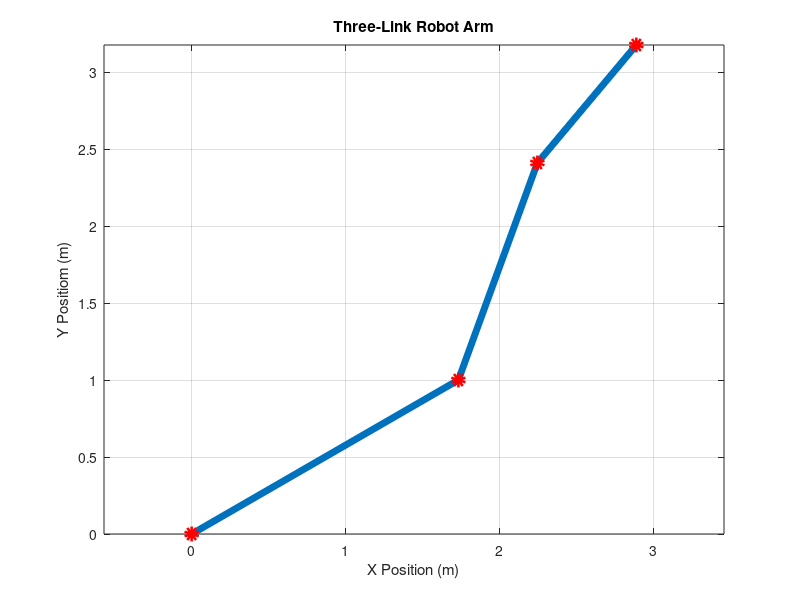
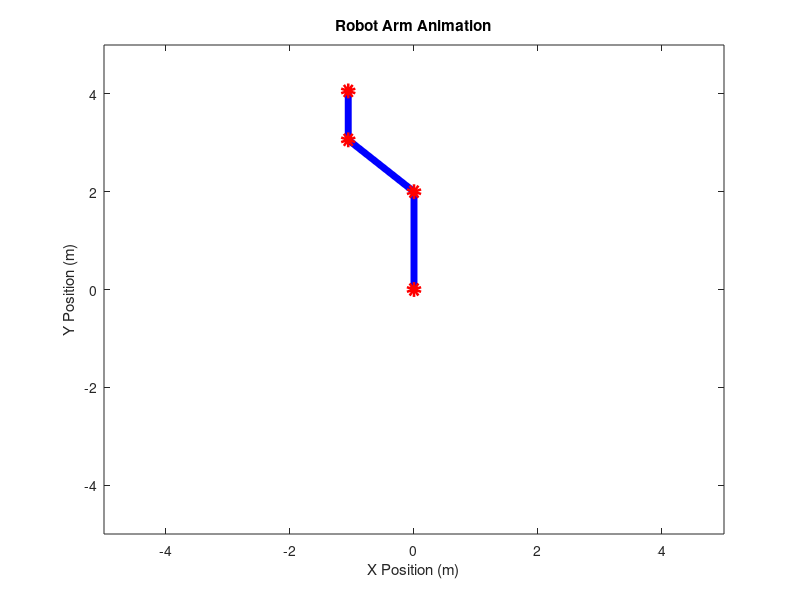

Write the MATLAB code that produced these figures, in order.
clc;
clear;
close all;

%%1. Robot Link Lengths (meters)

L1 = 2;
L2 = 1.5;
L3 = 1;

%%2. Joint Anles (degrees)
theta1 = 30;
theta2 = 40;
theta3 = -20;

%%3. Degree to Radian(calculation)
Radian_Angle1  = deg2rad(theta1);
Radian_Angle2  = deg2rad(theta2);
Radian_Angle3  = deg2rad(theta3);

%%4. Calcualte the position of Joint 1 

% Calculate the X-coordinate of Joint 1 using cosine

x1 = L1*cos(Radian_Angle1);

% Calcualte the Y-coordinate of Joint 1 using sine

y1 = L1*sin(Radian_Angle1);

% Display the calculated position in the command window
fprintf('X1= %.3f m\n',x1);
fprintf('Y1= %.3f m\n',y1);

%%5. Calcualte the position of the Joint 2

% Calcualte the X-Coordinate of Joint 2 using cosine

x2= x1+L2*cos(Radian_Angle1+Radian_Angle2);

% Calcualte the Y-Coordinate of Joint 2 using cosine

y2 = y1+L2*sin(Radian_Angle1+Radian_Angle2);
% Display the calculated position in the command window
fprintf('X2=%.3f m\n',x2);
fprintf('Y2= %.3f m\n',y2);

%%6. Calculate the position of the Joint 3

% Calculate the X-coordinate of Joint 3 using cosine

x3 = x2+L3* cos(Radian_Angle1+Radian_Angle2+Radian_Angle3);

% Calcualte the Y-Coordinate of Joint 3 using cosine
y3 = y2+L3*sin(Radian_Angle1+Radian_Angle2+Radian_Angle3);

fprintf('X3=%.3f m\n',x3);
fprintf('Y3=%.3f m\n',y3);

%%7. Visulaize the Robot Arm
figure;

plot([0 x1 x2 x3], [0 y1 y2 y3], '-o', ...
    'MarkerFaceColor',  'r', 'MarkerEdgeColor','r', 'LineWidth', 5);

title('Three-Link Robot Arm');
xlabel('X Position (m)');
ylabel('Y Positiom (m)');
grid on;
axis equal;

%%8. Animate the Robot Arm
figure;

grid on;

h = plot([0 x1 x2 x3], [0 y1 y2 y3], '-o','Color', 'b','MarkerFaceColor', 'r','MarkerEdgeColor', 'r', 'LineWidth', 5);


xlim([-5,5]);
ylim([-5, 5]);
title('Robot Arm Animation');

xlabel('X Position (m)');
ylabel('Y Position (m)');

%% 8. Animate the Robot Arm

for theta1= 30:2:90

    theta2 = theta1 * 0.5;
    theta3 = -theta1 * 0.5;
    Radian_Angle1  = deg2rad(theta1);
    Radian_Angle2  = deg2rad(theta2);
    Radian_Angle3  = deg2rad(theta3);
    % Joint-1 Position 
    x1 = L1*cos(Radian_Angle1);
    y1 = L1*sin(Radian_Angle1);

     %Joint-2 Position
    x2 = x1 + L2*cos(Radian_Angle2+Radian_Angle1);
    y2 = y1 + L2*sin(Radian_Angle2+Radian_Angle1);

    % Joint-3 Position
    x3 = x2+L3*cos(Radian_Angle3+Radian_Angle2+Radian_Angle1);
    y3 = y2 + L3*sin(Radian_Angle1+Radian_Angle2+Radian_Angle3);
    

    % Update the existing robot drawing
    set(h, 'XData', [0 x1 x2 x3], ...
           'YData', [0 y1 y2 y3]);

    drawnow;
   pause(0.09);
end
